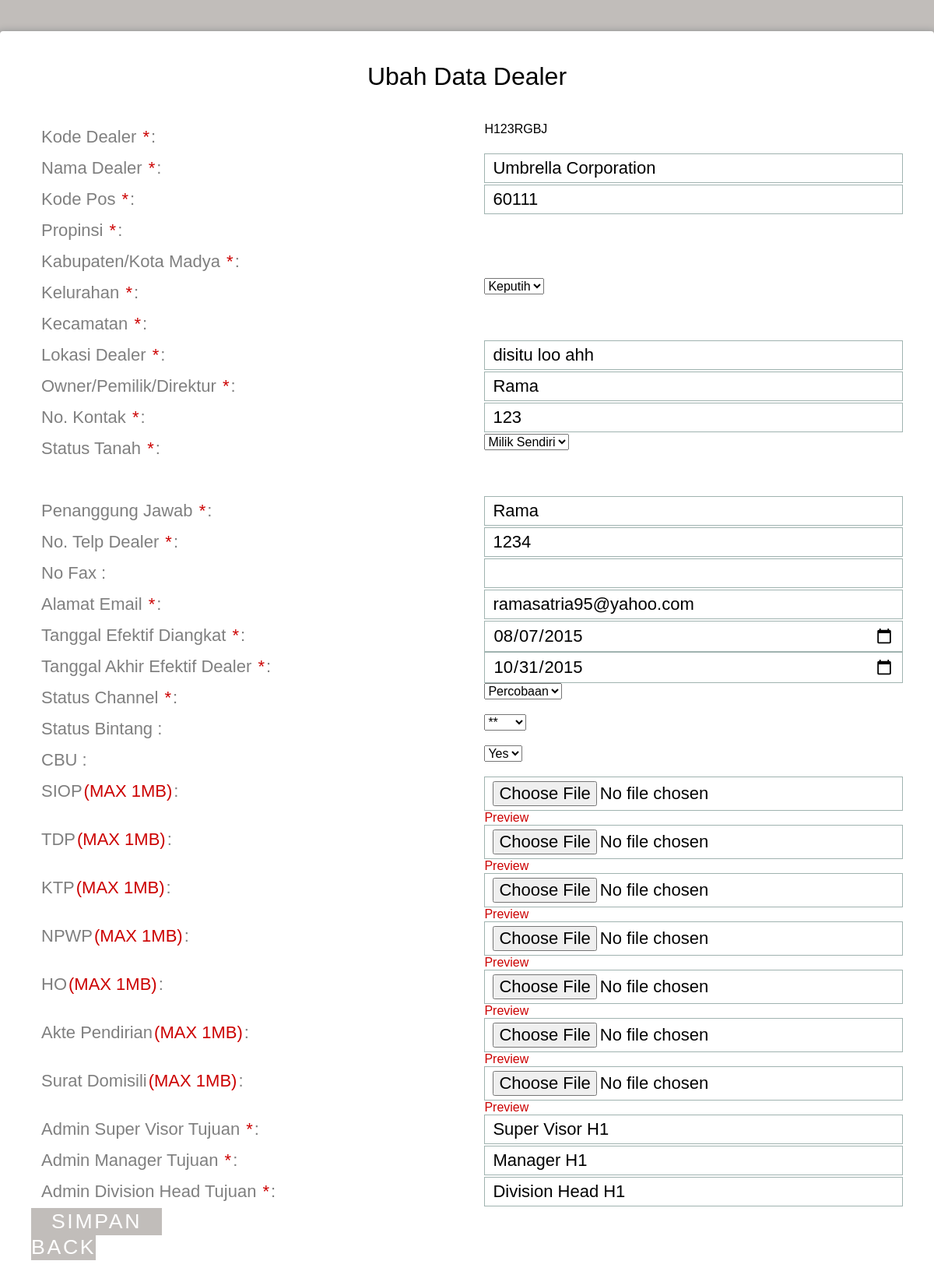
Screenshot of /admin_h1/edit_dealer_h1.php?id=13 (signed in) with the database file from the repository.
### tables this page shows
CREATE TABLE IF NOT EXISTS `daftar_pengajuan` (
  `id_daftar` int(11) NOT NULL AUTO_INCREMENT,
  `id_admin` int(11) NOT NULL,
  `kode_dealer` varchar(15) NOT NULL,
  `tanggal_pengajuan` date NOT NULL,
  `jenis_pengajuan` varchar(35) NOT NULL,
  `channel` varchar(10) DEFAULT NULL,
  `status_channel` varchar(10) DEFAULT NULL,
  `jam_pengajuan` time NOT NULL,
  `comment_sv` varchar(50) DEFAULT NULL,
  `approval_sv` varchar(30) DEFAULT NULL,
  `nama_sv` varchar(30) NOT NULL,
  `waktu_approval_sv` datetime NOT NULL,
  `comment_manager` varchar(50) DEFAULT NULL,
  `approval_manager` varchar(30) DEFAULT NULL,
  `nama_manager` varchar(30) NOT NULL,
  `waktu_approval_manager` datetime NOT NULL,
  `comment_divhead` varchar(50) DEFAULT NULL,
  `approval_divhead` varchar(30) DEFAULT NULL,
  `nama_divhead` varchar(30) NOT NULL,
  `waktu_approval_divhead` datetime NOT NULL,
  `legalisir_admin` varchar(20) DEFAULT NULL,
  `waktu_legalisir` date NOT NULL,
  `perpanjangan` date DEFAULT NULL,
  PRIMARY KEY (`id_daftar`)
);

CREATE TABLE IF NOT EXISTS `daftar_dealer` (
  `kode_dealer` varchar(15) NOT NULL,
  `nama_dealer` varchar(50) NOT NULL,
  `id_kodepos` int(11) NOT NULL,
  `lokasi` varchar(30) NOT NULL,
  `owner` varchar(30) NOT NULL,
  `kontak` varchar(12) NOT NULL,
  `status_tanah` varchar(30) NOT NULL,
  `akhir_sewa` date DEFAULT NULL,
  `status_dealer` varchar(10) DEFAULT NULL,
  `siop` varchar(50) DEFAULT NULL,
  `tdp` varchar(50) DEFAULT NULL,
  `ktp` varchar(50) DEFAULT NULL,
  `npwp` varchar(50) DEFAULT NULL,
  `ho` varchar(50) DEFAULT NULL,
  `akte` varchar(50) DEFAULT NULL,
  `surat_domisili` varchar(50) DEFAULT NULL,
  `waktucreate` datetime NOT NULL,
  `waktumodify` datetime DEFAULT NULL,
  PRIMARY KEY (`kode_dealer`)
);

CREATE TABLE IF NOT EXISTS `kodepos` (
  `id_kodepos` int(5) NOT NULL AUTO_INCREMENT,
  `kodepos` int(11) DEFAULT NULL,
  `kelurahan` varchar(50) DEFAULT NULL,
  `kecamatan` varchar(50) DEFAULT NULL,
  `jenis` varchar(50) DEFAULT NULL,
  `kabupaten` varchar(50) DEFAULT NULL,
  `propinsi` varchar(50) DEFAULT NULL,
  PRIMARY KEY (`id_kodepos`)
);

CREATE TABLE IF NOT EXISTS `channel_h1` (
  `id_channel` varchar(15) NOT NULL,
  `pj` varchar(20) NOT NULL,
  `no_telp` varchar(12) NOT NULL,
  `no_fax` varchar(12) DEFAULT NULL,
  `email` varchar(50) NOT NULL,
  `tgl_efektif` date NOT NULL,
  `tgl_akhir` date NOT NULL,
  `status_channel` varchar(10) NOT NULL,
  `status_bintang` varchar(5) DEFAULT NULL,
  `cbo` varchar(30) DEFAULT NULL,
  `no_sp3d` varchar(30) DEFAULT NULL,
  `waktucreate` datetime NOT NULL,
  `waktumodify` datetime DEFAULT NULL,
  PRIMARY KEY (`id_channel`)
);

### admin_h1/edit_dealer_h1.php (the view, shortened to what this page needs)
<?php
$id=$_GET['id'];
if($_SESSION['status']=='admin_h1'){
$sql=mysql_fetch_array(mysql_query("select * from daftar_pengajuan a, daftar_dealer b, kodepos c, channel_h1 d where a.id_daftar = '$id' and a.kode_dealer = b.kode_dealer and b.id_kodepos = c.id_kodepos and b.kode_dealer = d.id_channel"));
?>
<!DOCTYPE html>
<html >
  <head>
    <link href='../css/css.css' rel='stylesheet' type='text/css'>
    <link rel="stylesheet" href="css/normalize.css">
    <link rel="stylesheet" href="css/style.css">
  </head>
  <body>
    <div class="form">
      <div>
        <div id="h1">
          <h1>Ubah Data Dealer</h1>
        <form name="edit" action="submit_h1.php?id=<?php echo $id ?>&kode=<?php echo $sql['kode_dealer'] ?>" method="post" onSubmit="validate()">
          <div class="top-row">
          <div class="field-wrap">
              <label>
              Kode Dealer <span class="req">*</span>:
            </label>
		  </div>
		  <div class="field-wrap"><span name="kode_dealer"><?php echo $sql['kode_dealer'] ?></span>
          </div>
          </div>
          <div class="top-row">
          <div class="field-wrap">
              <label>
              Nama Dealer <span class="req">*</span>:
            </label>
		  </div>
		  <div class="field-wrap"><input name="nama_dealer" type="text"required value="<?php echo $sql['nama_dealer'] ?>"/>
          </div>
          </div>
          <div class="top-row">
          <div class="field-wrap">
              <label>
              Kode Pos <span class="req">*</span>:
            </label>
		  </div>
		  <div class="field-wrap"><input id="kodepos" name = "kodepos" type="text" onClick='targetitem = document.forms[0].kodepos; dataitem = window.open("kodepos.php", "dataitem", "toolbar=no,menubar=no,scrollbars=yes"); dataitem.targetitem = targetitem' value="<?php echo $sql['kodepos'] ?>" required />
          </div>
          </div>
          <div class="top-row">
          <div class="field-wrap">
              <label>
              Propinsi <span class="req">*</span>:
            </label>
		  </div>
          </div>
		  <div class="top-row">
          <div class="field-wrap">
              <label>
              Kabupaten/Kota Madya <span class="req">*</span>:
            </label>
		  </div>
          </div>
		  <div class="top-row">
          <div class="field-wrap">
              <label>
              Kelurahan <span class="req">*</span>:
            </label>
		  </div>
		  <div class="field-wrap"><select id="kelurahan" name="kelurahan"required>
		  <option selected="selected"><?php echo $sql['kelurahan'] ?></option>
		  </select>
          </div>
          </div>
		  <div class="top-row">
          <div class="field-wrap">
              <label>
              Kecamatan <span class="req">*</span>:
            </label>
		  </div>
          </div>
		  <div class="top-row">
          <div class="field-wrap">
              <label>
              Lokasi Dealer <span class="req">*</span>:
            </label>
		  </div>
		  <div class="field-wrap"><input name="lokasi" type="text"required value="<?php echo $sql['lokasi'] ?>"/>
          </div>
          </div>
		  <div class="top-row">
          <div class="field-wrap">
              <label>
              Owner/Pemilik/Direktur <span class="req">*</span>:
            </label>
		  </div>
		  <div class="field-wrap"><input name="owner" type="text"required value="<?php echo $sql['owner'] ?>"/>
          </div>
          </div>
		  <div class="top-row">
          <div class="field-wrap">
              <label>
              No. Kontak <span class="req">*</span>:
            </label>
		  </div>
		  <div class="field-wrap"><input name="kontak" type="number"required value="<?php echo $sql['kontak'] ?>"/>
          </div>
          </div>
		  <div class="top-row">
          <div class="field-wrap">
              <label>
              Status Tanah <span class="req">*</span>:
            </label>
		  </div>
		  <div class="field-wrap">
          <select name="status_tanah" id="status"required>
          <option <?php if($sql['status_tanah']=='Milik Sendiri') echo "selected=selected"; ?> value = "Milik Sendiri">Milik Sendiri</option>
		  </select>
          </div>
          </div>
          <div class="top-row">
          </div>
		  <div class="top-row">
          <div class="field-wrap">
              <label>
              Penanggung Jawab <span class="req">*</span>:
            </label>
		  </div>
		  <div class="field-wrap"><input name="pj" type="text"required value="<?php echo $sql['pj'] ?>"/>
          </div>
          </div>
		  <div class="top-row">
          <div class="field-wrap">
              <label>
              No. Telp Dealer <span class="req">*</span>:
            </label>
		  </div>
		  <div class="field-wrap"><input name="no_telp" type="number"required value="<?php echo $sql['no_telp'] ?>"/>
          </div>
          </div>
		  <div class="top-row">
          <div class="field-wrap">
              <label>
              No Fax :
            </label>
		  </div>
		  <div class="field-wrap"><input name="no_fax" type="number" value="<?php echo $sql['no_fax'] ?>"/>
          </div>
          </div>
		  <div class="top-row">
          <div class="field-wrap">
              <label>
              Alamat Email <span class="req">*</span>:
            </label>
		  </div>
		  <div class="field-wrap"><input name="email" type="email"required value="<?php echo $sql['email'] ?>"/>
          </div>
          </div>
		  <div class="top-row">
          <div class="field-wrap">
              <label>
              Tanggal Efektif Diangkat <span class="req">*</span>:
            </label>
		  </div>
		  <div class="field-wrap"><input name="tgl_efektif" type="date"required value="<?php echo $sql['tgl_efektif'] ?>"/>
          </div>
          </div>
		  <div class="top-row">
          <div class="field-wrap">
              <label>
              Tanggal Akhir Efektif Dealer <span class="req">*</span>:
            </label>
		  </div>
		  <div class="field-wrap"><input name="tgl_akhir" type="date"required value="<?php echo $sql['tgl_akhir'] ?>"/>
          </div>
          </div>
		  <div class="top-row">
          <div class="field-wrap">
              <label>
              Status Channel <span class="req">*</span>:
            </label>
		  </div>
		  <div class="field-wrap"><select name="status_channel"required>
		  <option <?php if($sql['status_channel']=='Percobaan') echo "selected=selected"; ?> value = "Percobaan">Percobaan</option>
		 </select>
          </div>
          </div>
		  <div class="top-row">
          <div class="field-wrap">
              <label>
              Status Bintang :
            </label>
		  </div>
		  <div class="field-wrap"><select name="status_bintang">
			<option <?php if($sql['status_bintang']=='**') echo "selected=selected"; ?> value = "**">**</option>
			</select>
		  </div>
          </div>
          <div class="top-row">
          <div class="field-wrap">
              <label>
              CBU :
            </label>
		  </div>
		  <div class="field-wrap"><select name = "cbo">
															<option <?php if($sql['cbo']=='Yes') echo "selected=selected";?>  value = "Yes">Yes</option>
															</select>
          </div>
          </div>
		  <div class="top-row">
          <div class="field-wrap">
              <label>
              SIOP<span class="req">(MAX 1MB)</span>:
            </label>
		  </div>
		  <div class="field-wrap"><input type="file"name="siop"value = "1000000"onchange="ValidateSingleInput(this);"/><a href="<?php echo $sql['siop'] ?>" target="_blank">Preview</a>
          </div>
          </div>
		  <div class="top-row">
          <div class="field-wrap">
              <label>
              TDP<span class="req">(MAX 1MB)</span>:
            </label>
		  </div>
		  <div class="field-wrap"><input type="file"name="tdp"value = "<?php echo $sql['tdp'] ?>"onchange="ValidateSingleInput(this);"/><a href="<?php echo $sql['tdp'] ?>" target="_blank">Preview</a>
          </div>
          </div>
		  <div class="top-row">
          <div class="field-wrap">
              <label>
              KTP<span class="req">(MAX 1MB)</span>:
            </label>
		  </div>
		  <div class="field-wrap"><input type="file"name="ktp"value = "<?php echo $sql['ktp'] ?>"onchange="ValidateSingleInput(this);"/><a href="<?php echo $sql['ktp'] ?>" target="_blank">Preview</a>
          </div>
          </div>
		  <div class="top-row">
          <div class="field-wrap">
              <label>
              NPWP<span class="req">(MAX 1MB)</span>:
            </label>
		  </div>
		  <div class="field-wrap"><input type="file"name="npwp"value = "<?php echo $sql['npwp'] ?>"onchange="ValidateSingleInput(this);"/>
<a href="<?php echo $sql['npwp'] ?>" target="_blank">Preview</a>          </div>
          </div>
		  <div class="top-row">
          <div class="field-wrap">
              <label>
              HO<span class="req">(MAX 1MB)</span>:
            </label>
		  </div>
		  <div class="field-wrap"><input type="file"name="ho"value = "<?php echo $sql['ho'] ?>"onchange="ValidateSingleInput(this);"/>
<a href="<?php echo $sql['ho'] ?>" target="_blank">Preview</a>          </div>
          </div>
		  <div class="top-row">
          <div class="field-wrap">
            <label>
              Akte Pendirian<span class="req">(MAX 1MB)</span>:
            </label>
		  </div>
		  <div class="field-wrap"><input type="file"name="akte"value = "<?php echo $sql['akte'] ?>"onchange="ValidateSingleInput(this);"/>
<a href="<?php echo $sql['akte'] ?>" target="_blank">Preview</a>          </div>
          </div>
		  <div class="top-row">
          <div class="field-wrap">
              <label>
              Surat Domisili<span class="req">(MAX 1MB)</span>:
            </label>
		  </div>
		  <div class="field-wrap"><input type="file"name="surat_domisili"value = "<?php echo $sql['surat_domisili'] ?>"onchange="ValidateSingleInput(this);"/><a href="<?php echo $sql['surat_domisili'] ?>" target="_blank">Preview</a>
          </div>
          </div>
		    <div class="top-row">
          <div class="field-wrap">
              <label>
              Admin Super Visor Tujuan <span class="req">*</span>:
            </label>
		  </div>
		  <div class="field-wrap"><input name="sv" type="text"  list="svlist" value="<?php echo $sql['nama_sv'] ?>" required />
          </div>
          </div>
			<div class="top-row">
          <div class="field-wrap">
              <label>
              Admin Manager Tujuan <span class="req">*</span>:
            </label>
		  </div>
		  <div class="field-wrap"><input name="manager" type="text" list="managerlist" value="<?php echo $sql['nama_manager'] ?>" required />
          </div>
          </div>
		  <div class="top-row">
          <div class="field-wrap">
              <label>
              Admin Division Head Tujuan <span class="req">*</span>:
            </label>
		  </div>
		  <div class="field-wrap"><input name="divhead" type="text" list="divheadlist" value="<?php echo $sql['nama_divhead'] ?>" required />
          </div>
          </div>
		            <button type="submit" class="button button-block"/>Simpan</button>
					<a class="button"href="index.php"/>Back</a>
		  </form>
        </div>
      </div>
</div>
  </body>
</html>
<?php
}else{
?>
<script>document.location.href="../"</script>
<?php
}
?>

### admin_h1/css/style.css (style rules this page uses)
*, *:before, *:after { box-sizing: border-box; }
html { overflow-y: scroll; }
body { background: #c1bdba; font-family: 'Titillium Web', sans-serif; }
a { text-decoration: none; color: #cc0000; -webkit-transition: .5s ease; transition: .5s ease; }
.form { background: #ffffff; padding: 40px; max-width: 1200px; margin: 40px auto; border-radius: 4px; box-shadow: 0 4px 10px 4px rgba(19, 35, 47, 0.3); }
h1 { text-align: center; color: #000000; font-weight: 300; margin: 0 0 40px; }
label { position: absolute; -webkit-transform: translateY(6px); -ms-transform: translateY(6px); transform: translateY(6px); left: 13px; color: rgba(0, 0, 0, 0.5); -webkit-transition: all 0.25s ease; transition: all 0.25s ease; -webkit-backface-visibility: hidden; pointer-events: none; font-size: 22px; }
label .req { margin: 2px; color: #cc0000; }
input, textarea { font-size: 22px; display: block; width: 100%; height: 100%; padding: 5px 10px; background: none; background-image: none; border: 1px solid #a0b3b0; color: #000000; border-radius: 0; -webkit-transition: border-color .25s ease, box-shadow .25s ease; transition: border-color .25s ease, box-shadow .25s ease; }
.field-wrap { position: relative; margin-bottom: 40px; }
.top-row:after { content: ""; display: table; clear: both; }
.top-row > div { float: left; width: 48%; margin-right: 4%; }
.top-row > div:last-child { margin: 0; }
.button { border: 0; outline: none; border-radius: 0; padding: 2px 0; font-size: 20pt; font-weight: 6; text-transform: uppercase; letter-spacing: .1em; background: #c1bdba; color: #ffffff; -webkit-transition: all 0.5s ease; transition: all 0.5s ease; -webkit-appearance: none; }
.button-block { display: block; width: 15%; }

### rows the page displays
daftar_pengajuan: kode_dealer.kode_dealer "H123RGBJ", nama_dealer "Umbrella Corporation", kodepos "60111", kelurahan "Keputih", lokasi "disitu loo ahh", owner "Rama", kontak "123", pj "Rama", no_telp "1234", email "ramasatria95@yahoo.com", tgl_efektif "08/07/2015", tgl_akhir "10/31/2015", sv "Super Visor H1", manager "Manager H1", divhead "Division Head H1"
daftar_dealer: status_tanah "Milik Sendiri"
channel_h1: status_channel "Percobaan", status_bintang "**", cbo "Yes"
